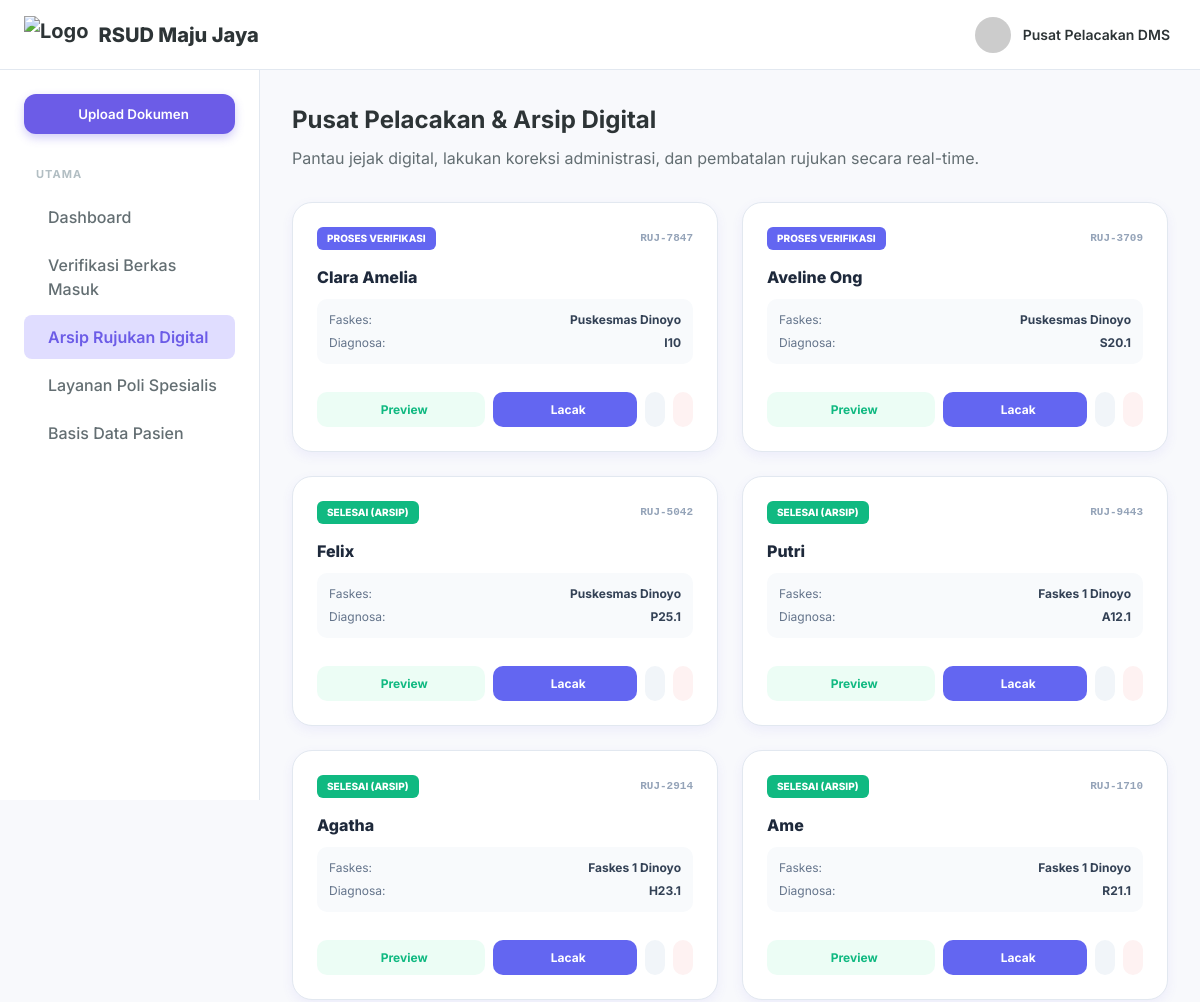
Before: /referral_explorer.php (upper part) with the older database file.
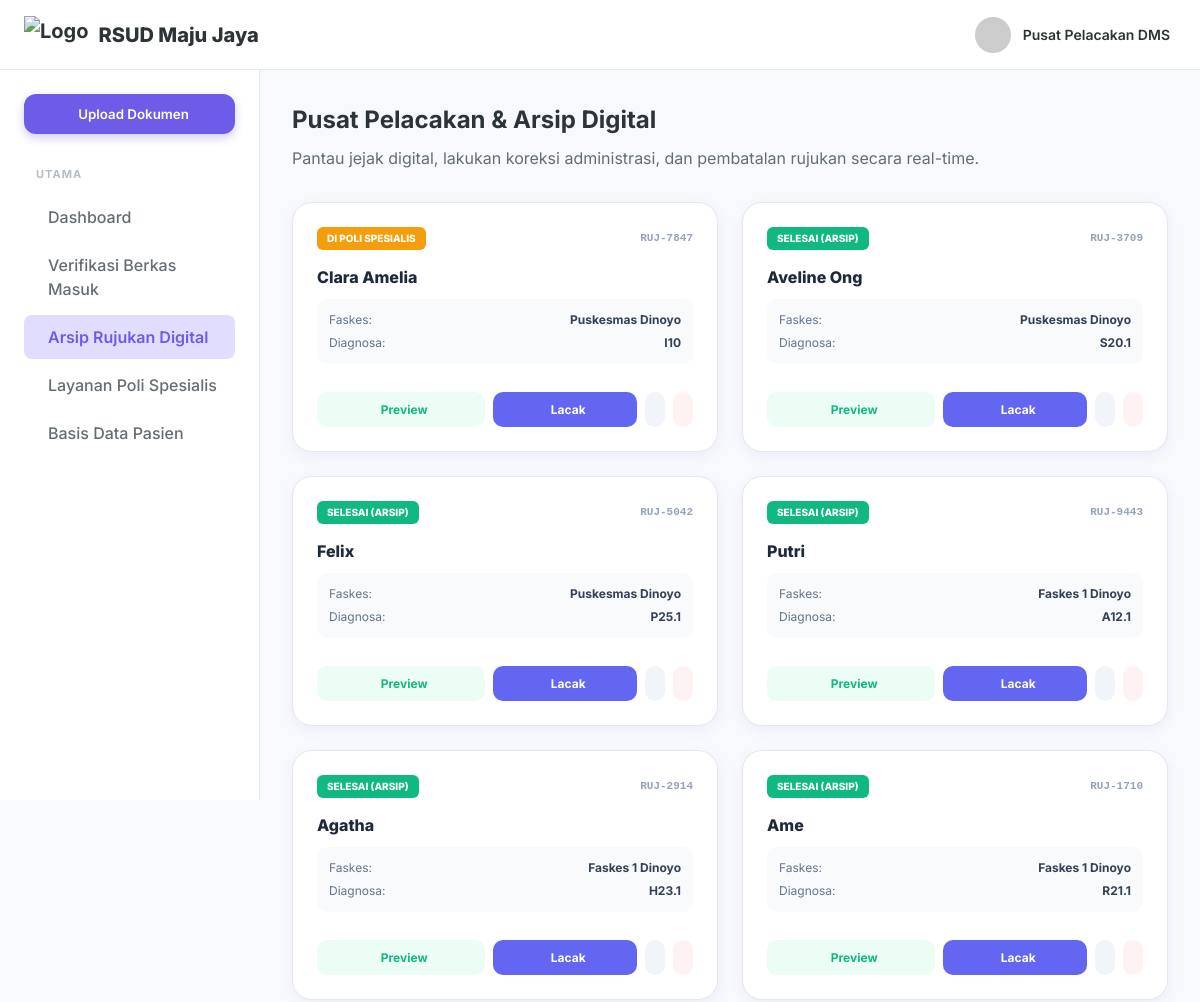
After: the same page with the newer database file.
### tables this page shows
CREATE TABLE referrals (
        id INTEGER PRIMARY KEY AUTOINCREMENT,
        referral_id TEXT UNIQUE NOT NULL,
        patient_name TEXT NOT NULL,
        patient_wa TEXT,
        faskes_wa TEXT,
        category TEXT,
        origin_faskes TEXT,
        insurance_type TEXT,
        card_number TEXT,
        diagnosis_initial TEXT,
        icd10 TEXT,
        therapy_initial TEXT,
        spec_diagnosis TEXT,
        follow_up_plan TEXT,
        letter_date TEXT,
        expiry_date TEXT,
        received_date TEXT,
        replied_at DATETIME,
        status_flow TEXT DEFAULT 'ENTRY',
        created_at DATETIME DEFAULT CURRENT_TIMESTAMP
    , faskes_kab_kota TEXT, faskes_tingkat TEXT, target_poli TEXT, target_kota TEXT, patient_status_peserta TEXT, medical_notes TEXT, doctor_name TEXT, birth_date TEXT, gender TEXT, is_deleted INTEGER DEFAULT 0, faskes_alamat TEXT, faskes_telp TEXT, faskes_email TEXT);

### config.php (called while the page is built, shortened)
<?php
$db_file = __DIR__ . '/dms_hospital.sqlite';
try {
    $pdo = new PDO("sqlite:" . $db_file);
    $pdo->setAttribute(PDO::ATTR_ERRMODE, PDO::ERRMODE_EXCEPTION);
    $pdo->setAttribute(PDO::ATTR_DEFAULT_FETCH_MODE, PDO::FETCH_ASSOC);
    class SQLiteCompatibilityLayer {
        private $pdo;
        public function __construct($pdo) {
            $this->pdo = $pdo;
        }
        public function query($sql) {
            try {
                $stmt = $this->pdo->query($sql);
                return new SQLiteResultWrapper($stmt);
            } catch (PDOException $e) {
                die("Database Error: " . $e->getMessage() . " (SQL: $sql)");
            }
        }
    }
    class SQLiteResultWrapper {
        private $data = [];
        private $index = 0;
        public function __construct($stmt) {
            $this->stmt = $stmt;
            if ($stmt) {
                $all = $this->stmt->fetchAll();
                $this->num_rows = count($all);
                $this->data = $all;
                $this->index = 0;
            }
        }
        public function fetch_assoc() {
            if (isset($this->data[$this->index])) {
                return $this->data[$this->index++];
            }
            return null;
        }
        public function data_seek($n) {
            $this->index = $n;
        }
    }
    $conn = new SQLiteCompatibilityLayer($pdo);
} catch (PDOException $e) {
    die("Koneksi SQLite Gagal: " . $e->getMessage());
}

### referral_explorer.php (the view, shortened to what the changed rows need)
<?php
require_once 'config.php';
$sql_docs = "SELECT * FROM referrals WHERE is_deleted = 0 ORDER BY created_at DESC";
$result = $conn->query($sql_docs);
if ($result->num_rows > 0) {
    $result->data_seek(0);
}
?>
<!DOCTYPE html>
<html lang="id">
<head>
    <link rel="stylesheet" href="styles.css">
</head>
<body>
    <div class="app-container">
        <div class="main-layout">
            <main class="content-area">
                <h1 class="page-title">Pusat Pelacakan & Arsip Digital</h1>
                <div style="display: grid; grid-template-columns: repeat(auto-fill, minmax(320px, 1fr)); gap: 24px; margin-top: 32px;">
                    <?php if ($result->num_rows > 0): ?>
                        <?php while($row = $result->fetch_assoc()):
                            $status = $row['status_flow'];
                            $badge_color = ($status == 'REPLIED') ? '#10b981' : (($status == 'VERIFY') ? '#f59e0b' : '#6366f1');
                            $status_text = ($status == 'REPLIED') ? 'SELESAI (ARSIP)' : (($status == 'VERIFY') ? 'DI POLI SPESIALIS' : 'PROSES VERIFIKASI');
                        ?>
                            <div class="card" style="padding: 24px; border-radius: 20px; display: flex; flex-direction: column; justify-content: space-between; min-height: 250px;">
                                <div>
                                    <div style="display: flex; justify-content: space-between; align-items: center; margin-bottom: 15px;">
                                        <span style="font-size: 10px; font-weight: 800; color: white; background: <?= $badge_color ?>; padding: 4px 10px; border-radius: 6px;"><?= $status_text ?></span>
                                        <span style="font-size: 11px; color: #94a3b8; font-family: monospace; font-weight: 700;"><?= $row['referral_id'] ?></span>
                                    </div>
                                    <h3 style="font-weight: 800; font-size: 16px; margin-bottom: 4px; color: #1e293b;"><?= $row['patient_name'] ?></h3>
                                    <div style="background: #f8fafc; padding: 12px; border-radius: 10px; font-size: 12px; margin-bottom: 20px; margin-top: 10px;">
                                        <div style="display: flex; justify-content: space-between; margin-bottom: 5px;">
                                            <span style="color: #64748b;">Faskes:</span>
                                            <span style="font-weight: 700; color: #334155;"><?= $row['origin_faskes'] ?></span>
                                        </div>
                                        <div style="display: flex; justify-content: space-between;">
                                            <span style="color: #64748b;">Diagnosa:</span>
                                            <span style="font-weight: 700; color: #334155;"><?= $row['icd10'] ?></span>
                                        </div>
                                    </div>
                                </div>
                                <div style="display: flex; gap: 8px;">
                                    <button onclick="openPreviewModal('<?= $row['referral_id'] ?>')" style="flex: 1.2; padding: 10px; background: #ecfdf5; color: #10b981; border: none; border-radius: 10px; font-weight: 700; cursor: pointer; display: flex; align-items: center; justify-content: center; gap: 6px; font-size: 12px;" title="Pratinjau Surat Rujukan">
                                        <i class="ph ph-eye"></i> Preview
                                    </button>
                                    <button onclick="traceDocument('<?= $row['referral_id'] ?>', '<?= $row['patient_name'] ?>')" style="flex: 1; padding: 10px; background: #6366f1; color: white; border: none; border-radius: 10px; font-weight: 700; cursor: pointer; display: flex; align-items: center; justify-content: center; gap: 6px; font-size: 12px;">
                                        <i class="ph ph-magnifying-glass"></i> Lacak
                                    </button>
                                    <button onclick="openEditModal('<?= $row['referral_id'] ?>')" style="padding: 10px; background: #f1f5f9; color: #475569; border: none; border-radius: 10px; font-weight: 700; cursor: pointer; display: flex; align-items: center; justify-content: center;" title="Koreksi Data Rujukan">
                                    </button>
                                    <a href="referral_explorer.php?delete_id=<?= $row['referral_id'] ?>" onclick="return confirm('Apakah Anda yakin ingin membatalkan rujukan ini? Pembatalan akan dicatat ke dalam audit trail.')" style="padding: 10px; background: #fef2f2; color: #ef4444; border: none; border-radius: 10px; font-weight: 700; display: flex; align-items: center; justify-content: center; text-decoration: none;" title="Batalkan Rujukan">
                                    </a>
                                </div>
                            </div>
                        <?php endwhile; ?>
                    <?php else: ?>
                        <div style="grid-column: 1 / -1; text-align: center; padding: 60px; color: #cbd5e1; font-weight: 500;">Belum ada arsip rujukan terdaftar.</div>
                    <?php endif; ?>
                </div>
            </main>
        </div>
    </div>
</body>
</html>

Changed rows visible on the page:
changed referrals "Clara Amelia": status_flow "PROSES VERIFIKASI" → "DI POLI SPESIALIS"
changed referrals "Aveline Ong": status_flow "PROSES VERIFIKASI" → "SELESAI (ARSIP)"
